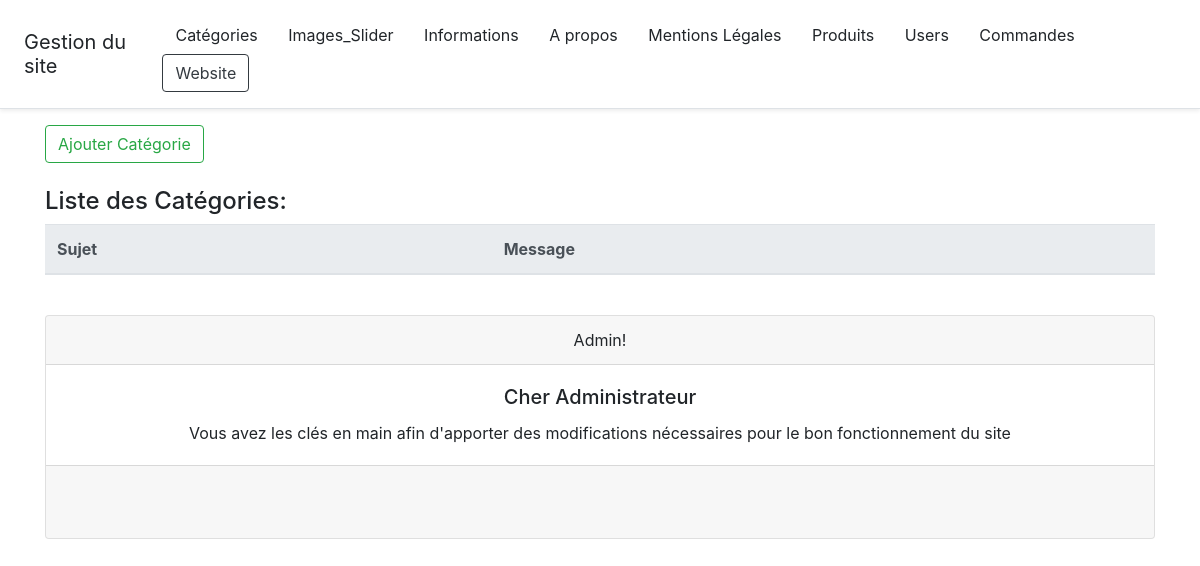
/administrateur/index.php?controller=infos&action=info (signed in), run on an earlier commit of the app's database.
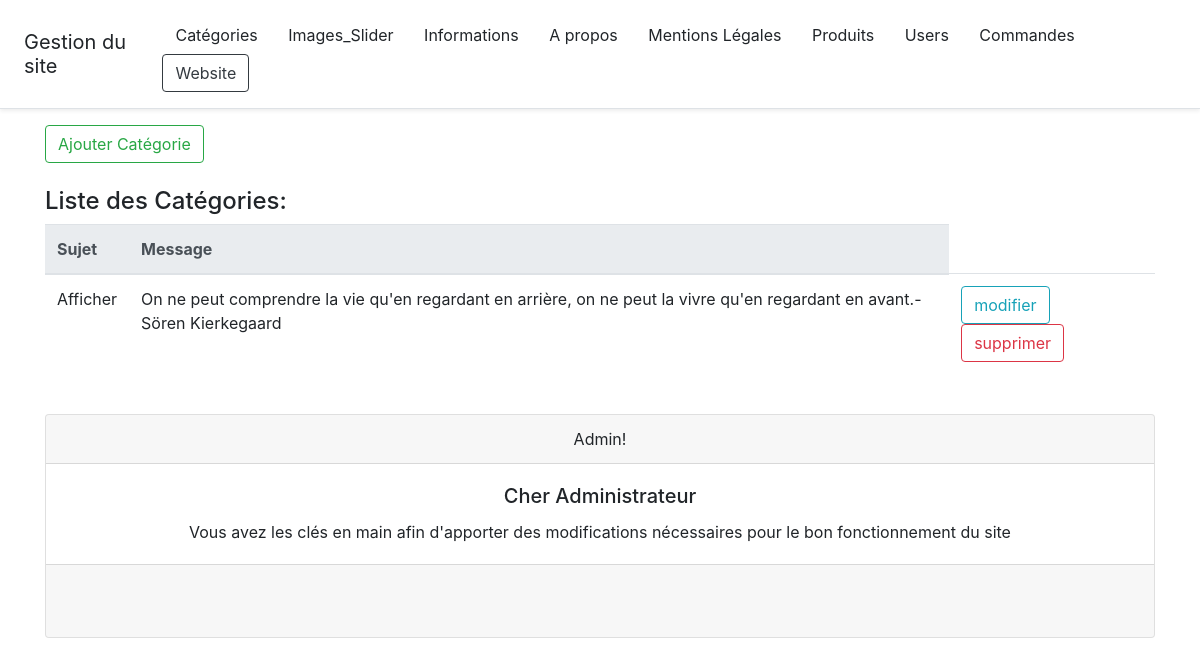
And on a later commit of the database.
### tables this page shows
CREATE TABLE `infos` (
  `id` int(11) NOT NULL,
  `sujet` varchar(150) NOT NULL,
  `news` text NOT NULL
);

### administrateur/models/Info.php (called while the page is built, shortened)
<?php
function getInfos()
{
    $db = dbConnect();
    $query = $db->query('SELECT * FROM infos');
    $infos = $query->fetchAll();
    return $infos;
}

### administrateur/views/info.php (the view, shortened to what this page needs)
<?php require ('partials/header.php'); ?>
<a class="btn btn-outline-success" href="index.php?controller=infos&action=new">Ajouter Catégorie</a><br>
<br>
<h4>Liste des Catégories:</h4>
<table class="table">
    <thead class="thead-light">
    <tr>
        <th scope="col">Sujet</th>
        <th scope="col">Message</th>
    </tr>
    </thead>
    <?php foreach($infos as $info): ?>
        <tbody>
        <tr>
            <td><p><?=  htmlspecialchars($info['sujet']) ?></td>
            <td><p><?=  htmlspecialchars($info['news']) ?></p></td>
            <td>
                <a class="btn btn-outline-info" href="index.php?controller=infos&action=editInfo&id=<?= $info['id'] ?>">modifier<br></a>
                <a class="btn btn-outline-danger" href="index.php?controller=infos&action=delInfo&id=<?= $info['id'] ?>" >supprimer</a>
            </td>
        </tr>
        </tbody>
    <?php endforeach; ?>
</table>
<?php require ('partials/footer.php'); ?>

What changed in the data, as far as the page shows it:
added infos: sujet "Afficher", news "On ne peut comprendre la vie qu'en regardant en arrière, on ne peut la vivre qu'en regardant en avant.-Sören Kierkegaard"
